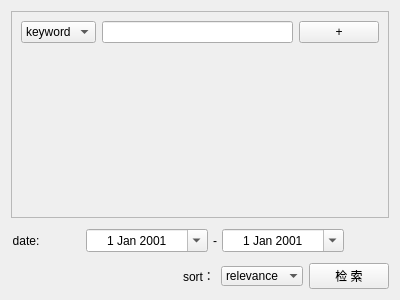
<?xml version="1.0" encoding="UTF-8"?>
<ui version="4.0">
 <class>advance_search</class>
 <widget class="QWidget" name="advance_search">
  <property name="geometry">
   <rect>
    <x>0</x>
    <y>0</y>
    <width>400</width>
    <height>300</height>
   </rect>
  </property>
  <property name="windowTitle">
   <string>Form</string>
  </property>
  <layout class="QVBoxLayout" name="verticalLayout">
   <item>
    <widget class="QScrollArea" name="scrollArea">
     <property name="widgetResizable">
      <bool>true</bool>
     </property>
     <property name="bc" stdset="0">
      <string>white</string>
     </property>
     <widget class="QWidget" name="search">
      <property name="geometry">
       <rect>
        <x>0</x>
        <y>0</y>
        <width>380</width>
        <height>213</height>
       </rect>
      </property>
      <layout class="QVBoxLayout" name="verticalLayout_2">
       <item>
        <widget class="QWidget" name="simple_search" native="true">
         <layout class="QHBoxLayout" name="horizontalLayout" stretch="1,3,0">
          <property name="leftMargin">
           <number>0</number>
          </property>
          <property name="topMargin">
           <number>0</number>
          </property>
          <property name="rightMargin">
           <number>0</number>
          </property>
          <property name="bottomMargin">
           <number>0</number>
          </property>
          <item>
           <widget class="QComboBox" name="range_box">
            <property name="sizeAdjustPolicy">
             <enum>QComboBox::AdjustToContents</enum>
            </property>
            <property name="bc" stdset="0">
             <string>blue2</string>
            </property>
            <item>
             <property name="text">
              <string>keyword</string>
             </property>
            </item>
            <item>
             <property name="text">
              <string>author</string>
             </property>
            </item>
            <item>
             <property name="text">
              <string>title</string>
             </property>
            </item>
           </widget>
          </item>
          <item>
           <widget class="QLineEdit" name="textsearch">
            <property name="styleSheet">
             <string notr="true"/>
            </property>
            <property name="clearButtonEnabled">
             <bool>true</bool>
            </property>
           </widget>
          </item>
          <item>
           <widget class="QPushButton" name="check_add">
            <property name="text">
             <string>+</string>
            </property>
            <property name="fs" stdset="0">
             <string>smaller</string>
            </property>
           </widget>
          </item>
         </layout>
        </widget>
       </item>
       <item>
        <spacer name="verticalSpacer">
         <property name="orientation">
          <enum>Qt::Vertical</enum>
         </property>
         <property name="sizeHint" stdset="0">
          <size>
           <width>20</width>
           <height>40</height>
          </size>
         </property>
        </spacer>
       </item>
      </layout>
     </widget>
    </widget>
   </item>
   <item>
    <widget class="QWidget" name="year" native="true">
     <layout class="QHBoxLayout" name="horizontalLayout_5" stretch="1,0,4,0,4,0">
      <property name="spacing">
       <number>5</number>
      </property>
      <property name="leftMargin">
       <number>0</number>
      </property>
      <property name="topMargin">
       <number>5</number>
      </property>
      <property name="rightMargin">
       <number>5</number>
      </property>
      <property name="bottomMargin">
       <number>5</number>
      </property>
      <item>
       <widget class="QLabel" name="label">
        <property name="text">
         <string>date:</string>
        </property>
        <property name="alignment">
         <set>Qt::AlignCenter</set>
        </property>
       </widget>
      </item>
      <item>
       <spacer name="horizontalSpacer">
        <property name="orientation">
         <enum>Qt::Horizontal</enum>
        </property>
        <property name="sizeHint" stdset="0">
         <size>
          <width>40</width>
          <height>20</height>
         </size>
        </property>
       </spacer>
      </item>
      <item>
       <widget class="QDateEdit" name="dateStart">
        <property name="sizePolicy">
         <sizepolicy hsizetype="Preferred" vsizetype="Fixed">
          <horstretch>0</horstretch>
          <verstretch>0</verstretch>
         </sizepolicy>
        </property>
        <property name="wrapping">
         <bool>true</bool>
        </property>
        <property name="frame">
         <bool>true</bool>
        </property>
        <property name="alignment">
         <set>Qt::AlignCenter</set>
        </property>
        <property name="accelerated">
         <bool>false</bool>
        </property>
        <property name="showGroupSeparator" stdset="0">
         <bool>false</bool>
        </property>
        <property name="calendarPopup">
         <bool>true</bool>
        </property>
        <property name="date">
         <date>
          <year>2001</year>
          <month>1</month>
          <day>1</day>
         </date>
        </property>
       </widget>
      </item>
      <item>
       <widget class="QLabel" name="spacer">
        <property name="text">
         <string>-</string>
        </property>
        <property name="alignment">
         <set>Qt::AlignCenter</set>
        </property>
       </widget>
      </item>
      <item>
       <widget class="QDateEdit" name="dateEnd">
        <property name="sizePolicy">
         <sizepolicy hsizetype="Preferred" vsizetype="Fixed">
          <horstretch>0</horstretch>
          <verstretch>0</verstretch>
         </sizepolicy>
        </property>
        <property name="alignment">
         <set>Qt::AlignCenter</set>
        </property>
        <property name="calendarPopup">
         <bool>true</bool>
        </property>
        <property name="date">
         <date>
          <year>2001</year>
          <month>1</month>
          <day>1</day>
         </date>
        </property>
       </widget>
      </item>
      <item>
       <spacer name="horizontalSpacer_2">
        <property name="orientation">
         <enum>Qt::Horizontal</enum>
        </property>
        <property name="sizeHint" stdset="0">
         <size>
          <width>40</width>
          <height>20</height>
         </size>
        </property>
       </spacer>
      </item>
     </layout>
    </widget>
   </item>
   <item>
    <layout class="QHBoxLayout" name="order_send">
     <item>
      <spacer name="horizontalSpacer_4">
       <property name="orientation">
        <enum>Qt::Horizontal</enum>
       </property>
       <property name="sizeHint" stdset="0">
        <size>
         <width>188</width>
         <height>20</height>
        </size>
       </property>
      </spacer>
     </item>
     <item>
      <widget class="QLabel" name="label_2">
       <property name="text">
        <string>sort：</string>
       </property>
      </widget>
     </item>
     <item>
      <widget class="QComboBox" name="order">
       <property name="layoutDirection">
        <enum>Qt::LeftToRight</enum>
       </property>
       <property name="frame">
        <bool>false</bool>
       </property>
       <property name="bc" stdset="0">
        <string>yellow</string>
       </property>
       <item>
        <property name="text">
         <string>relevance</string>
        </property>
       </item>
       <item>
        <property name="text">
         <string>oldest</string>
        </property>
       </item>
       <item>
        <property name="text">
         <string>newest</string>
        </property>
       </item>
      </widget>
     </item>
     <item>
      <widget class="QPushButton" name="buttonSend">
       <property name="sizePolicy">
        <sizepolicy hsizetype="Fixed" vsizetype="Preferred">
         <horstretch>0</horstretch>
         <verstretch>0</verstretch>
        </sizepolicy>
       </property>
       <property name="sizeIncrement">
        <size>
         <width>0</width>
         <height>0</height>
        </size>
       </property>
       <property name="baseSize">
        <size>
         <width>0</width>
         <height>0</height>
        </size>
       </property>
       <property name="text">
        <string> 检 索 </string>
       </property>
       <property name="bc" stdset="0">
        <string>green</string>
       </property>
      </widget>
     </item>
    </layout>
   </item>
  </layout>
 </widget>
 <resources/>
 <connections/>
</ui>
